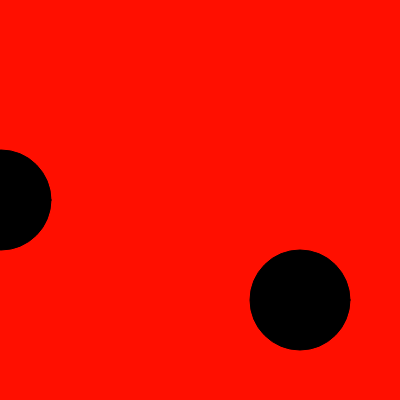
Frame 1 (no input)
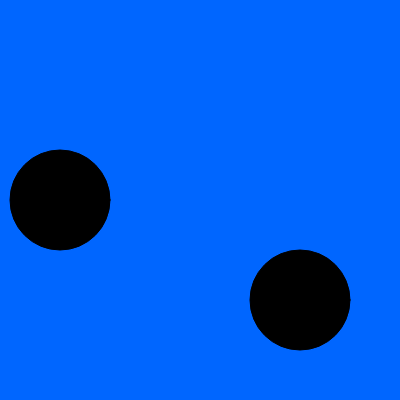
Frame 60 (no input)
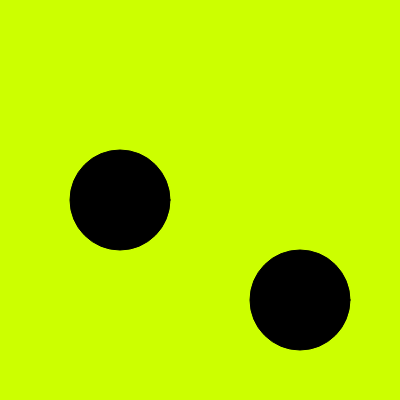
Frame 120 (the mouse pressed at the canvas centre since frame 60)

The p5.js sketch that drew these frames (run headless with seeded random() and noise() and a simulated clock; from frame 60 on, the mouse is pressed at the canvas centre):

// p5.js sketch
// ── sketch.js
// do not remove, allowes autocomplete
/// <reference path="./../p5.global-mode.d.ts" />

var clicks = 10;
var keys = 10;
var time = 0;
var timespeed = 1;
var myHue = 0;

function setup() {
  createCanvas(400, 400);
  angleMode(DEGREES);
  colorMode(HSB, 100);

}

function draw() { 
  time = time + timespeed;  
  var ellipseOffset = time % 400;
  var myHue = time % 100;

  if (ellipseOffset > 300) {
    background("red");
  } else {
    background(myHue, 100, 100);
  }
  

  if (keyIsPressed) {
    timespeed = 10;
  } else {
    timespeed = 1;
  }
  
  ///stroke("pink");
  fill("black");

  ellipse(ellipseOffset, 200, clicks * 10, clicks * 10);
  ellipse(300, 300, clicks * 10, clicks * 10);
}

function mouseReleased() {
  clicks = clicks + 1;
}

function keyReleased() {
  keys = keys + 1;
} 
